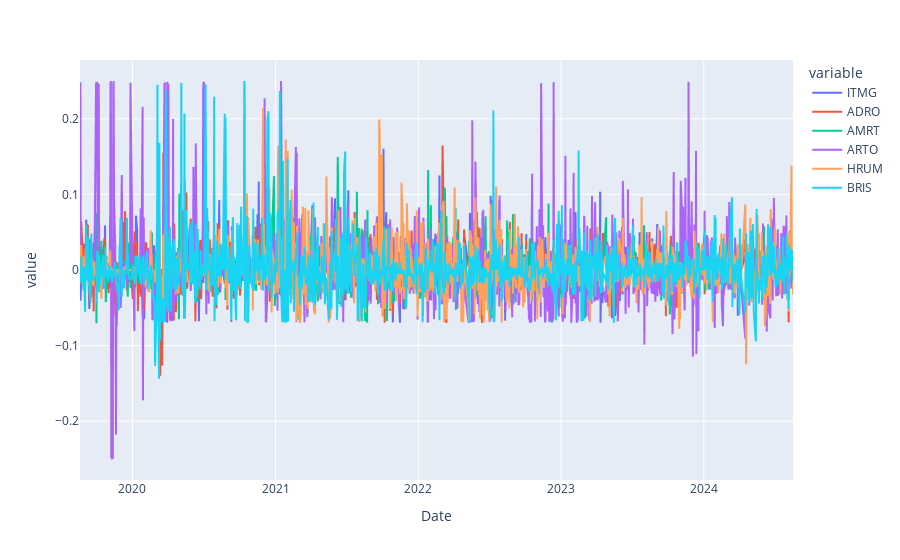

Write notebook code for a chart like this one.
### Markdown cell above
Dari ke-6 saham ini, ARTO mempunyai frekuensi fluktuasi paling tinggi\
Tingkat perubahan harga ARTO menunjukkan bahwa, saham ini merupakan saham yang fluktuatif

### Code cell
portfolio1 = df.filter(items=list(set(stock_list)))

px.line(portfolio1.pct_change())

### Figure 1 — Plotly figure (JSON) as saved in the notebook; plotly's stock layout.template omitted (floating-point values rounded to 4 significant figures; data arrays with more than 128 entries replaced by an {"elided": "..."} marker saying what was removed)
{"data": [{"hovertemplate": "variable=ITMG<br>Date=%{x}<br>value=%{y}<extra></extra>", "legendgroup": "ITMG", "line": {"color": "#636efa", "dash": "solid"}, "marker": {"symbol": "circle"}, "mode": "lines", "name": "ITMG", "showlegend": true, "type": "scattergl", "x": {"elided": "1212 str values"}, "xaxis": "x", "y": {"elided": "1212 float values"}, "yaxis": "y"}, {"hovertemplate": "variable=ADRO<br>Date=%{x}<br>value=%{y}<extra></extra>", "legendgroup": "ADRO", "line": {"color": "#EF553B", "dash": "solid"}, "marker": {"symbol": "circle"}, "mode": "lines", "name": "ADRO", "showlegend": true, "type": "scattergl", "x": {"elided": "1212 str values"}, "xaxis": "x", "y": {"elided": "1212 float values"}, "yaxis": "y"}, {"hovertemplate": "variable=AMRT<br>Date=%{x}<br>value=%{y}<extra></extra>", "legendgroup": "AMRT", "line": {"color": "#00cc96", "dash": "solid"}, "marker": {"symbol": "circle"}, "mode": "lines", "name": "AMRT", "showlegend": true, "type": "scattergl", "x": {"elided": "1212 str values"}, "xaxis": "x", "y": {"elided": "1212 float values"}, "yaxis": "y"}, {"hovertemplate": "variable=ARTO<br>Date=%{x}<br>value=%{y}<extra></extra>", "legendgroup": "ARTO", "line": {"color": "#ab63fa", "dash": "solid"}, "marker": {"symbol": "circle"}, "mode": "lines", "name": "ARTO", "showlegend": true, "type": "scattergl", "x": {"elided": "1212 str values"}, "xaxis": "x", "y": {"elided": "1212 float values"}, "yaxis": "y"}, {"hovertemplate": "variable=HRUM<br>Date=%{x}<br>value=%{y}<extra></extra>", "legendgroup": "HRUM", "line": {"color": "#FFA15A", "dash": "solid"}, "marker": {"symbol": "circle"}, "mode": "lines", "name": "HRUM", "showlegend": true, "type": "scattergl", "x": {"elided": "1212 str values"}, "xaxis": "x", "y": {"elided": "1212 float values"}, "yaxis": "y"}, {"hovertemplate": "variable=BRIS<br>Date=%{x}<br>value=%{y}<extra></extra>", "legendgroup": "BRIS", "line": {"color": "#19d3f3", "dash": "solid"}, "marker": {"symbol": "circle"}, "mode": "lines", "name": "BRIS", "showlegend": true, "type": "scattergl", "x": {"elided": "1212 str values"}, "xaxis": "x", "y": {"elided": "1212 float values"}, "yaxis": "y"}], "layout": {"legend": {"title": {"text": "variable"}, "tracegroupgap": 0}, "margin": {"t": 60}, "xaxis": {"anchor": "y", "domain": [0, 1], "title": {"text": "Date"}}, "yaxis": {"anchor": "x", "domain": [0, 1], "title": {"text": "value"}}}}
